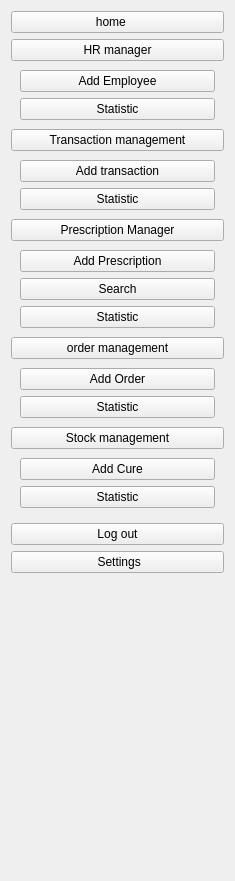
   <widget class="QWidget" name="icon_names_text_widget" native="true">
    <property name="geometry">
     <rect>
      <x>137</x>
      <y>12</y>
      <width>235</width>
      <height>881</height>
     </rect>
    </property>
    <layout class="QVBoxLayout" name="verticalLayout_16">
     <item>
      <widget class="QPushButton" name="p9">
       <property name="maximumSize">
        <size>
         <width>16777215</width>
         <height>16777213</height>
        </size>
       </property>
       <property name="text">
        <string>home    </string>
       </property>
       <property name="icon">
        <iconset resource="resource.qrc">
         <normaloff>:/img/img/home.svg</normaloff>:/img/img/home.svg</iconset>
       </property>
      </widget>
     </item>
     <item>
      <layout class="QVBoxLayout" name="verticalLayout_9">
       <property name="spacing">
        <number>0</number>
       </property>
       <item>
        <widget class="QFrame" name="RH">
         <property name="frameShape">
          <enum>QFrame::NoFrame</enum>
         </property>
         <layout class="QVBoxLayout" name="verticalLayout_5">
          <property name="spacing">
           <number>0</number>
          </property>
          <property name="leftMargin">
           <number>0</number>
          </property>
          <property name="topMargin">
           <number>0</number>
          </property>
          <property name="rightMargin">
           <number>0</number>
          </property>
          <property name="bottomMargin">
           <number>0</number>
          </property>
          <item>
           <widget class="QPushButton" name="p14">
            <property name="text">
             <string>HR manager</string>
            </property>
            <property name="icon">
             <iconset resource="resource.qrc">
              <normaloff>:/img/img/slack.svg</normaloff>:/img/img/slack.svg</iconset>
            </property>
            <property name="checkable">
             <bool>true</bool>
            </property>
           </widget>
          </item>
          <item>
           <widget class="QFrame" name="frame_rh">
            <property name="frameShape">
             <enum>QFrame::NoFrame</enum>
            </property>
            <layout class="QVBoxLayout" name="verticalLayout">
             <item>
              <widget class="QPushButton" name="pushButton_8">
               <property name="text">
                <string>Add Employee</string>
               </property>
               <property name="checkable">
                <bool>true</bool>
               </property>
              </widget>
             </item>
             <item>
              <widget class="QPushButton" name="pushButton_10">
               <property name="text">
                <string>Statistic</string>
               </property>
               <property name="checkable">
                <bool>true</bool>
               </property>
              </widget>
             </item>
            </layout>
           </widget>
          </item>
         </layout>
        </widget>
       </item>
       <item>
        <widget class="QFrame" name="SL">
         <property name="frameShape">
          <enum>QFrame::NoFrame</enum>
         </property>
         <layout class="QVBoxLayout" name="verticalLayout_6">
          <property name="spacing">
           <number>0</number>
          </property>
          <property name="leftMargin">
           <number>0</number>
          </property>
          <property name="topMargin">
           <number>0</number>
          </property>
          <property name="rightMargin">
           <number>0</number>
          </property>
          <property name="bottomMargin">
           <number>0</number>
          </property>
          <item>
           <widget class="QPushButton" name="p11">
            <property name="text">
             <string>Transaction management</string>
            </property>
            <property name="icon">
             <iconset resource="resource.qrc">
              <normaloff>:/img/img/shopping-bag.svg</normaloff>:/img/img/shopping-bag.svg</iconset>
            </property>
            <property name="checkable">
             <bool>true</bool>
            </property>
           </widget>
          </item>
          <item>
           <widget class="QFrame" name="frame_sales">
            <property name="frameShape">
             <enum>QFrame::NoFrame</enum>
            </property>
            <layout class="QVBoxLayout" name="verticalLayout_2">
             <item>
              <widget class="QPushButton" name="pushButton_12">
               <property name="text">
                <string>Add transaction</string>
               </property>
               <property name="checkable">
                <bool>true</bool>
               </property>
              </widget>
             </item>
             <item>
              <widget class="QPushButton" name="pushButton_14">
               <property name="text">
                <string>Statistic</string>
               </property>
               <property name="checkable">
                <bool>true</bool>
               </property>
              </widget>
             </item>
            </layout>
           </widget>
          </item>
         </layout>
        </widget>
       </item>
       <item>
        <widget class="QFrame" name="frame_9">
         <property name="frameShape">
          <enum>QFrame::NoFrame</enum>
         </property>
         <layout class="QVBoxLayout" name="verticalLayout_10">
          <property name="spacing">
           <number>0</number>
          </property>
          <property name="leftMargin">
           <number>0</number>
          </property>
          <property name="topMargin">
           <number>0</number>
          </property>
          <property name="rightMargin">
           <number>0</number>
          </property>
          <property name="bottomMargin">
           <number>0</number>
          </property>
          <item>
           <widget class="QPushButton" name="pushButton_6">
            <property name="text">
             <string>Prescription Manager</string>
            </property>
            <property name="icon">
             <iconset resource="resource.qrc">
              <normaloff>:/img/img/heart.svg</normaloff>:/img/img/heart.svg</iconset>
            </property>
            <property name="checkable">
             <bool>true</bool>
            </property>
           </widget>
          </item>
          <item>
           <widget class="QFrame" name="frame_ord_2">
            <property name="frameShape">
             <enum>QFrame::NoFrame</enum>
            </property>
            <layout class="QVBoxLayout" name="verticalLayout_11">
             <item>
              <widget class="QPushButton" name="pushButton_35">
               <property name="text">
                <string>Add Prescription</string>
               </property>
               <property name="checkable">
                <bool>true</bool>
               </property>
              </widget>
             </item>
             <item>
              <widget class="QPushButton" name="pushButton_36">
               <property name="text">
                <string>Search</string>
               </property>
               <property name="checkable">
                <bool>true</bool>
               </property>
              </widget>
             </item>
             <item>
              <widget class="QPushButton" name="pushButton_37">
               <property name="text">
                <string>Statistic</string>
               </property>
               <property name="checkable">
                <bool>true</bool>
               </property>
              </widget>
             </item>
            </layout>
           </widget>
          </item>
         </layout>
        </widget>
       </item>
       <item>
        <widget class="QFrame" name="SK">
         <property name="frameShape">
          <enum>QFrame::NoFrame</enum>
         </property>
         <layout class="QVBoxLayout" name="verticalLayout_7">
          <property name="spacing">
           <number>0</number>
          </property>
          <property name="leftMargin">
           <number>0</number>
          </property>
          <property name="topMargin">
           <number>0</number>
          </property>
          <property name="rightMargin">
           <number>0</number>
          </property>
          <property name="bottomMargin">
           <number>0</number>
          </property>
          <item>
           <widget class="QPushButton" name="p13">
            <property name="text">
             <string>order management</string>
            </property>
            <property name="icon">
             <iconset resource="resource.qrc">
              <normaloff>:/img/img/mail.svg</normaloff>:/img/img/mail.svg</iconset>
            </property>
            <property name="iconSize">
             <size>
              <width>50</width>
              <height>20</height>
             </size>
            </property>
            <property name="checkable">
             <bool>true</bool>
            </property>
           </widget>
          </item>
          <item>
           <widget class="QFrame" name="frame_stc">
            <property name="frameShape">
             <enum>QFrame::NoFrame</enum>
            </property>
            <layout class="QVBoxLayout" name="verticalLayout_3">
             <item>
              <widget class="QPushButton" name="pushButton_25">
               <property name="text">
                <string>Add Order</string>
               </property>
               <property name="checkable">
                <bool>true</bool>
               </property>
              </widget>
             </item>
             <item>
              <widget class="QPushButton" name="pushButton_24">
               <property name="text">
                <string>Statistic</string>
               </property>
               <property name="checkable">
                <bool>true</bool>
               </property>
              </widget>
             </item>
            </layout>
           </widget>
          </item>
         </layout>
        </widget>
       </item>
       <item>
        <widget class="QFrame" name="frame_8">
         <property name="frameShape">
          <enum>QFrame::NoFrame</enum>
         </property>
         <layout class="QVBoxLayout" name="verticalLayout_8">
          <property name="spacing">
           <number>0</number>
          </property>
          <property name="leftMargin">
           <number>0</number>
          </property>
          <property name="topMargin">
           <number>0</number>
          </property>
          <property name="rightMargin">
           <number>0</number>
          </property>
          <property name="bottomMargin">
           <number>0</number>
          </property>
          <item>
           <widget class="QPushButton" name="p10">
            <property name="text">
             <string>Stock management</string>
            </property>
            <property name="icon">
             <iconset resource="resource.qrc">
              <normaloff>:/img/img/layers.svg</normaloff>:/img/img/layers.svg</iconset>
            </property>
            <property name="checkable">
             <bool>true</bool>
            </property>
           </widget>
          </item>
          <item>
           <widget class="QFrame" name="frame_ord">
            <property name="frameShape">
             <enum>QFrame::NoFrame</enum>
            </property>
            <layout class="QVBoxLayout" name="verticalLayout_4">
             <item>
              <widget class="QPushButton" name="pushButton_27">
               <property name="text">
                <string>Add Cure</string>
               </property>
               <property name="checkable">
                <bool>true</bool>
               </property>
              </widget>
             </item>
             <item>
              <widget class="QPushButton" name="pushButton_28">
               <property name="text">
                <string>Statistic</string>
               </property>
               <property name="checkable">
                <bool>true</bool>
               </property>
              </widget>
             </item>
            </layout>
           </widget>
          </item>
         </layout>
        </widget>
       </item>
      </layout>
     </item>
     <item>
      <widget class="QPushButton" name="p16">
       <property name="text">
        <string>Log out</string>
       </property>
       <property name="icon">
        <iconset resource="resource.qrc">
         <normaloff>:/img/img/log-out.svg</normaloff>:/img/img/log-out.svg</iconset>
       </property>
       <property name="checkable">
        <bool>true</bool>
       </property>
       <property name="autoExclusive">
        <bool>false</bool>
       </property>
      </widget>
     </item>
     <item>
      <widget class="QPushButton" name="p15">
       <property name="text">
        <string> Settings</string>
       </property>
       <property name="icon">
        <iconset resource="resource.qrc">
         <normaloff>:/img/img/settings.svg</normaloff>:/img/img/settings.svg</iconset>
       </property>
       <property name="checkable">
        <bool>true</bool>
       </property>
       <property name="autoExclusive">
        <bool>false</bool>
       </property>
      </widget>
     </item>
     <item>
      <layout class="QVBoxLayout" name="verticalLayout_12">
       <item>
        <spacer name="verticalSpacer">
         <property name="orientation">
          <enum>Qt::Vertical</enum>
         </property>
         <property name="sizeHint" stdset="0">
          <size>
           <width>20</width>
           <height>40</height>
          </size>
         </property>
        </spacer>
       </item>
      </layout>
     </item>
    </layout>
   </widget>
